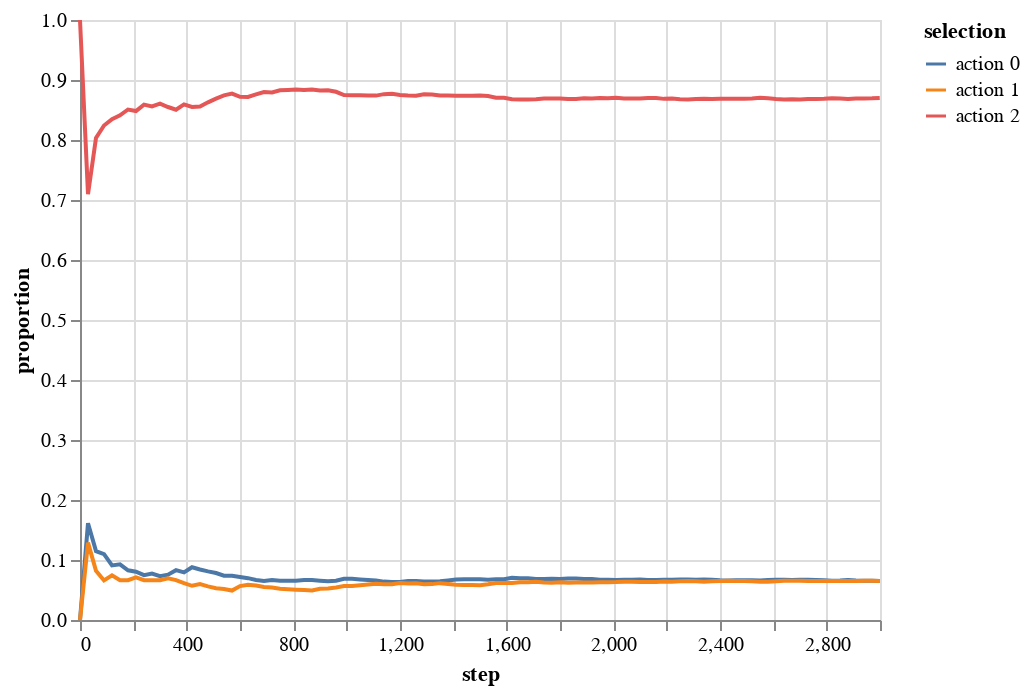

The code cell stored with this chart in its notebook:
### Code cell
env.altair_action_history(name='epsilon_greedy')

### Figure 1 — Vega-Lite specification as saved in the notebook (floating-point values rounded to 4 significant figures; data arrays with more than 128 entries replaced by an {"elided": "..."} marker saying what was removed)
{"config": {"view": {"continuousWidth": 400, "continuousHeight": 300}}, "data": {"name": "data-32a04acd02fb570b087bc7c63822e308"}, "mark": "line", "encoding": {"color": {"type": "nominal", "field": "selection"}, "x": {"type": "quantitative", "field": "step"}, "y": {"type": "quantitative", "field": "proportion"}}, "$schema": "https://vega.github.io/schema/vega-lite/v4.8.1.json", "datasets": {"data-32a04acd02fb570b087bc7c63822e308": {"elided": "303 records"}}}
